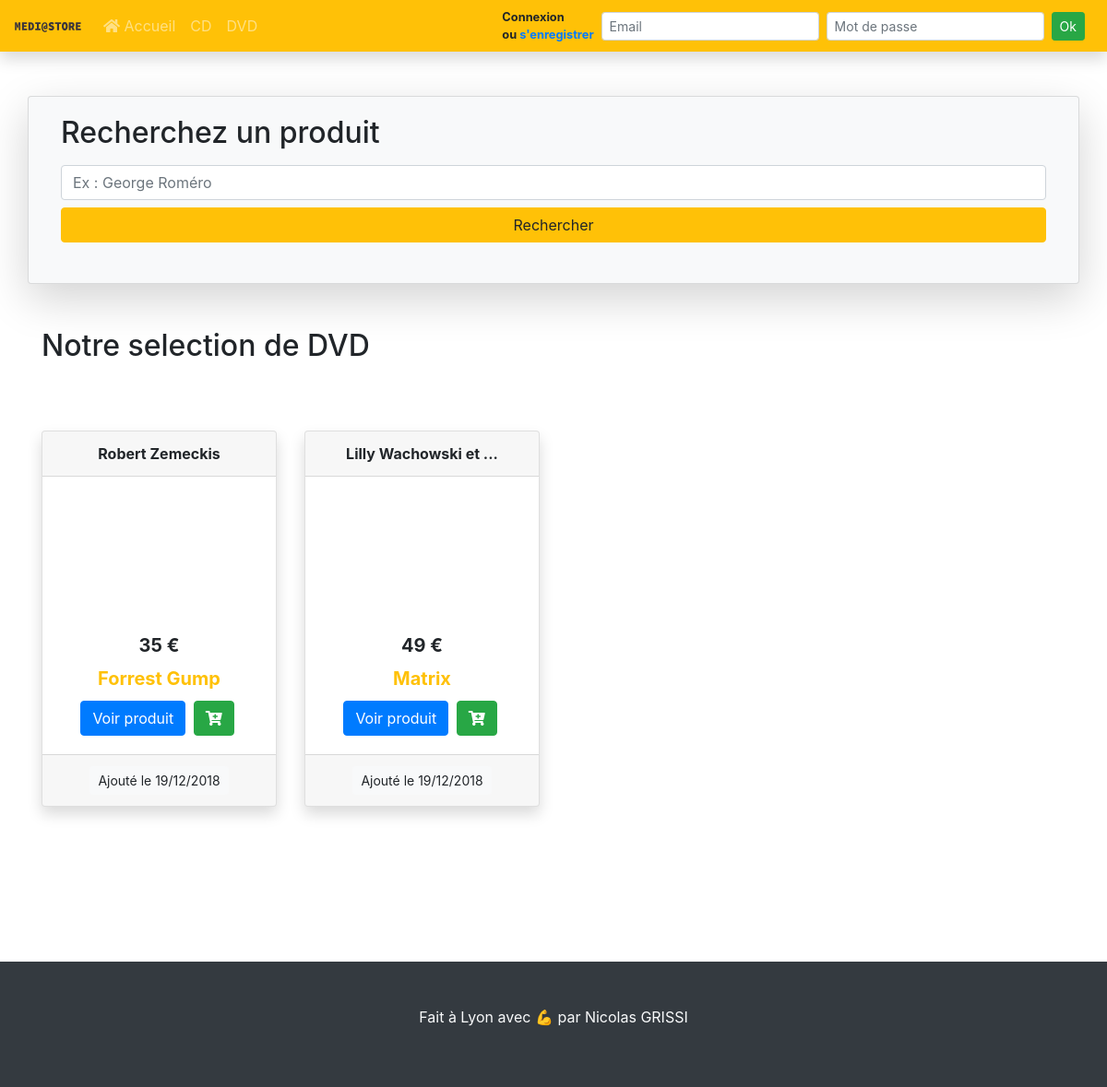
Page /?page=products&categorie=2 on the committed database.
### tables this page shows
CREATE TABLE IF NOT EXISTS `products` (
  `id_product` int(11) NOT NULL AUTO_INCREMENT,
  `state_product` int(11) NOT NULL,
  `name_product` varchar(255) NOT NULL,
  `description_product` text NOT NULL,
  `categorie_product` tinyint(255) NOT NULL,
  `price_product` int(11) NOT NULL,
  `added_product` datetime(6) NOT NULL,
  `editiondate_product` date NOT NULL,
  `editor_product` varchar(255) NOT NULL,
  `author_product` varchar(255) NOT NULL,
  `url_product` varchar(500) DEFAULT 'https://via.placeholder.com/300 ',
  PRIMARY KEY (`id_product`)
);

### functions.php (called while the page is built, shortened)
<?php
$prod = new product(database::$bdd);
if (isset($_GET['categorie'])) {
    if ($_GET['categorie'] == 0) {
        $categorie = "Autre";
    } elseif ($_GET['categorie'] == 1) {
        $categorie = "CD";
    } elseif ($_GET['categorie'] == 2) {
        $categorie = "DVD";
    }
}
function tronque($chaine, $longueur = 120)
{
    if (empty ($chaine)) {
        return "";
    } elseif (strlen($chaine) < $longueur) {
        return $chaine;
    } else {
        return substr($chaine, 0, $longueur) . "...";
    }
}

### classes/product.class.php (called while the page is built, shortened)
<?php
class product
{
    private $_db;
    public function __construct($db)
    {
        $this->_db = $db ;
    }
    public function getProducts($cat)
    {
        $res = $this->_db->query('SELECT *  , DATE_FORMAT(added_product, "%e/%m/%Y") dateadd FROM mediastore.products WHERE categorie_product = '.$cat );
        return $res;
    }
}

### templates/front/products.php (the view, shortened to what this page needs)
<?php
include "./templates/front/_nav.php";
?>
<div class="container py-5">
    <div class="row">
        <?php
        include_once "_search.php";
        ?>
    </div>
    <div class="row">
        <div class="col">
            <?php echo " <p class=\"h2 my-5\">Notre selection de " . $categorie . "</p>"; ?>
        </div>
    </div>
    <div class="row">
        <?php
        $res = $prod->getProducts($cat);
        while ($prods = $res->fetch(PDO::FETCH_ASSOC)) {
            echo '<div class="col-sm-3 my-4">
                <div class="card text-center shadow">
                    <div class="card-header font-weight-bold">
                       ' . tronque($prods["author_product"], 20) . '
                    </div>
                    <a href="?page=product&product=' . $prods['id_product'] . "&categorie=" . $prods["categorie_product"] . '" >
                        <img class="card-img-top" src="' . PATH_RACINE_CONFIG . '/assets/img/thumb.png" width="253" height="151" alt="Card image cap" style="background-size: cover;background-image: url(' . $prods["url_product"] . '); ">
                    </a>
                    <div class="card-body">
                        <h5 class="card-title font-weight-bold ">' . $prods['price_product'] . ' €</h5>
                        <h5 class="card-title text-warning font-weight-bold">' . tronque($prods['name_product'], 20) . '</h5>
                        <a href="?page=product&product=' . $prods['id_product'] . '&categorie=' . $prods['categorie_product'] . '" class="btn btn-primary mr-1">Voir produit</a>
                        <a href="?page=' . $_GET['page'] . '&categorie=' . $_GET['categorie'] . '&addcart=' . $prods['id_product'] . '" class="btn btn-success mr-1"><i class="fas fa-cart-plus"></i></a>
                    </div>
                    <div class="card-footer text-muted">
                        <div class="btn btn-sm btn-light ">Ajouté le ' . $prods['dateadd'] . '</div>
                    </div>
                </div>
            </div>';
        }
        ?>
    </div>
</div>

### rows in the picture
products: author_product "Robert Zemeckis", price_product "35", name_product "Forrest Gump", dateadd "19/12/2018"
products: author_product "Lilly Wachowski et ...", price_product "49", name_product "Matrix", dateadd "19/12/2018"

### other values in the picture
$categorie "DVD"
